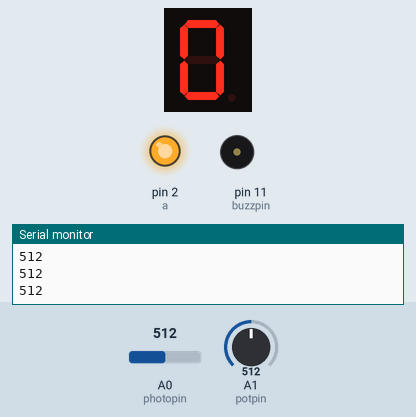
Bench run of a sketch on a simulated Arduino Uno, built with avr-gcc and run on an emulated ATmega328P. On the bench: 1-digit seven-segment display, output pins drawn as LEDs (lit = HIGH), buzzer (waves = sounding), the last lines printed to the serial monitor. Wiring (inferred from the names in the program): 1-digit 7-segment display, segments lit when HIGH: segments pin 3, pin 4, pin 5, pin 6, pin 7, pin 8, pin 9. The inputs (shaded band) are chosen by the test bench; at power-on: A0 (photopin) = 512, A1 (potpin) = 512. The segment pins are drawn as the display they are named for; pins used as bus, display or sensor lines are not drawn.

Above: at 1.4 s.
1.5 s: A0 (photopin) set to 580
At 2.3 s:
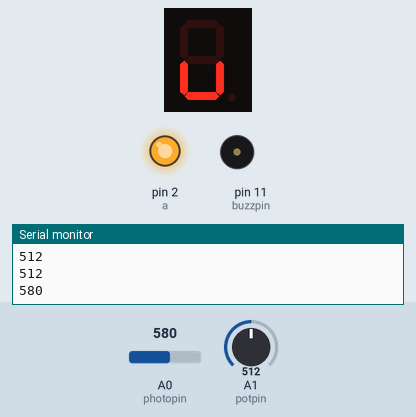
4.0 s: A0 (photopin) set to 560
At 4.7 s:
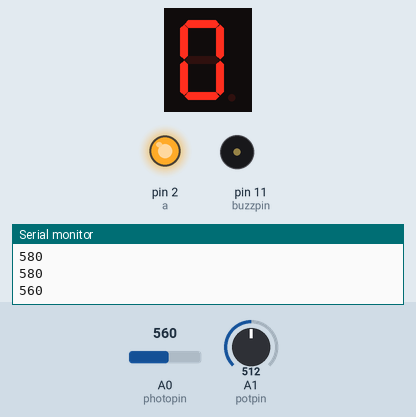
7.3 s: A0 (photopin) set to 525
8.8 s: A0 (photopin) set to 498
At 9.6 s:
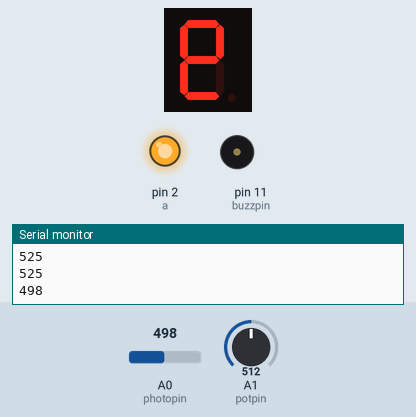
11.4 s: A0 (photopin) set to 440
At 12.1 s:
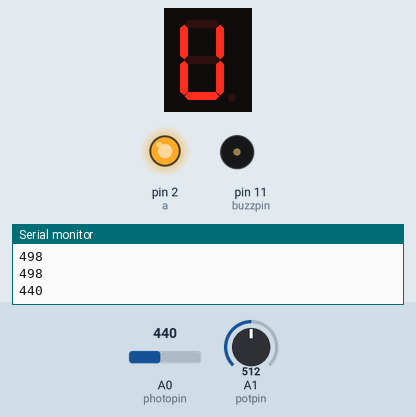
13.8 s: A0 (photopin) set to 320
At 14.5 s:
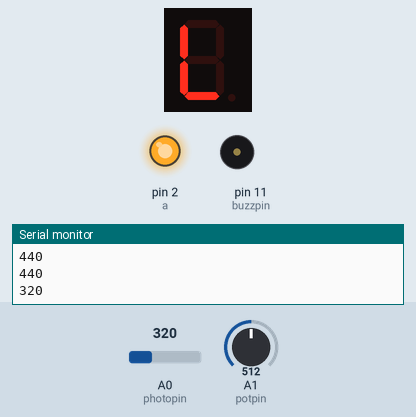
Timing chart, 0 to 17.2 s (numbered marks = the images above; inputs shaded):
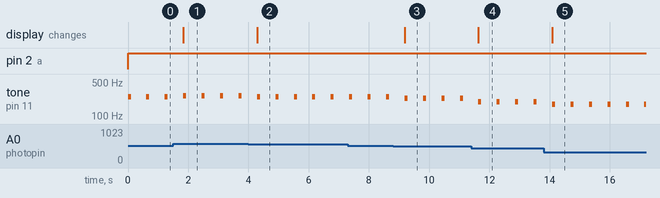

Measured:
- the behaviour switches between 570 and 569 on A0 (photopin) (found by bisection; images 1 and 2)
- the behaviour switches between 510 and 509 on A0 (photopin) (found by bisection; images 2 and 3)
- after the input at 1.5 s, the display: changes after 0.34 s (image 1)
- after the input at 4.0 s, the display: changes after 0.29 s (image 2)
- after the input at 8.8 s, the display: changes after 0.39 s (image 3)
- after the input at 11.4 s, the display: changes after 0.24 s (image 4)
- after the input at 13.8 s, the display: changes after 0.29 s (image 5)
- by itself, tone on pin 11 (buzzpin): alternates 175 Hz for 0.10 s and silent for 0.51 s

The sketch:

lighttheramin.ino
```cpp
#include <Tone.h>

int photopin=0;// initialize analog pin 0, connected with photovaristor
int buzzpin=11;// initialize digital pin 11, output regulating the brightness of LED
int potpin=1;
//set IO pin for each light segment
int a=2;
int b=3;
int c=4;
int d=5;
int e=6;
int f=7;
int g=8;
int h=9;

int val=0;// initialize variable va
int potval;
int note;
int scale[] = {
                NOTE_C3,
                NOTE_DS3,
                NOTE_F3,
                NOTE_FS3,
                NOTE_G3,
                NOTE_AS3,
                NOTE_B3,
                NOTE_C4,
                };
char letter;
Tone tone1;

void note_A(){
  digitalWrite(a, HIGH);
  digitalWrite(b, HIGH);
  digitalWrite(c, HIGH);
  digitalWrite(d, LOW);
  digitalWrite(e, HIGH);
  digitalWrite(f, HIGH);
  digitalWrite(g, HIGH);
  digitalWrite(h, LOW);
}
void note_AS(){
  digitalWrite(a, HIGH);
  digitalWrite(b, HIGH);
  digitalWrite(c, HIGH);
  digitalWrite(d, LOW);
  digitalWrite(e, HIGH);
  digitalWrite(f, HIGH);
  digitalWrite(g, HIGH);
  digitalWrite(h, HIGH);
}

void note_B(){
  digitalWrite(a, HIGH);
  digitalWrite(b, HIGH);
  digitalWrite(c, HIGH);
  digitalWrite(d, HIGH);
  digitalWrite(e, HIGH);
  digitalWrite(f, HIGH);
  digitalWrite(g, HIGH);
  digitalWrite(h, LOW);
}

void note_C(){
  digitalWrite(a, HIGH);
  digitalWrite(b, LOW);
  digitalWrite(c, LOW);
  digitalWrite(d, HIGH);
  digitalWrite(e, HIGH);
  digitalWrite(f, HIGH);
  digitalWrite(g, LOW);
  digitalWrite(h, LOW);
}

void note_CS(){
  digitalWrite(a, HIGH);
  digitalWrite(b, HIGH);
  digitalWrite(c, HIGH);
  digitalWrite(d, LOW);
  digitalWrite(e, HIGH);
  digitalWrite(f, HIGH);
  digitalWrite(g, HIGH);
  digitalWrite(h, HIGH);
}

void note_D(){
  digitalWrite(a, HIGH);
  digitalWrite(b, HIGH);
  digitalWrite(c, HIGH);
  digitalWrite(d, HIGH);
  digitalWrite(e, HIGH);
  digitalWrite(f, HIGH);
  digitalWrite(g, LOW);
  digitalWrite(h, LOW);
}

void note_DS(){
  digitalWrite(a, HIGH);
  digitalWrite(b, HIGH);
  digitalWrite(c, HIGH);
  digitalWrite(d, HIGH);
  digitalWrite(e, HIGH);
  digitalWrite(f, HIGH);
  digitalWrite(g, LOW);
  digitalWrite(h, HIGH);
}

void note_E(){
  digitalWrite(a, HIGH);
  digitalWrite(b, LOW);
  digitalWrite(c, LOW);
  digitalWrite(d, HIGH);
  digitalWrite(e, HIGH);
  digitalWrite(f, HIGH);
  digitalWrite(g, HIGH);
  digitalWrite(h, LOW);
}

void note_F(){
  digitalWrite(a, HIGH);
  digitalWrite(b, LOW);
  digitalWrite(c, LOW);
  digitalWrite(d, LOW);
  digitalWrite(e, HIGH);
  digitalWrite(f, HIGH);
  digitalWrite(g, HIGH);
  digitalWrite(h, LOW);
}

void note_FS(){
  digitalWrite(a, HIGH);
  digitalWrite(b, LOW);
  digitalWrite(c, LOW);
  digitalWrite(d, LOW);
  digitalWrite(e, HIGH);
  digitalWrite(f, HIGH);
  digitalWrite(g, HIGH);
  digitalWrite(h, HIGH);
}

void note_G(){
  digitalWrite(a, HIGH);
  digitalWrite(b, LOW);
  digitalWrite(c, HIGH);
  digitalWrite(d, HIGH);
  digitalWrite(e, HIGH);
  digitalWrite(f, HIGH);
  digitalWrite(g, HIGH);
  digitalWrite(h, LOW);
}

void note_GS(){
  digitalWrite(a, HIGH);
  digitalWrite(b, LOW);
  digitalWrite(c, HIGH);
  digitalWrite(d, HIGH);
  digitalWrite(e, HIGH);
  digitalWrite(f, HIGH);
  digitalWrite(g, HIGH);
  digitalWrite(h, HIGH);
}


void setup()
{
  pinMode(buzzpin,OUTPUT);// set digital pin 11 as “output”
  Serial.begin(9600);// set baud rate at “9600”
  tone1.begin(11);
  for (int i = 2; i<10;i++){
   pinMode(i, OUTPUT);
  }
}
void loop()
{
  //test
  /*
  digitalWrite(a, HIGH);
  delay(1000);
  digitalWrite(a,LOW);
  digitalWrite(b, HIGH);
  delay(1000);
  digitalWrite(b,LOW);
  digitalWrite(c, HIGH);
  delay(1000);
  digitalWrite(c,LOW);
  digitalWrite(d, HIGH);
  delay(1000);
  digitalWrite(d,LOW);
  digitalWrite(e, HIGH);
  delay(1000);
  digitalWrite(e,LOW);
  digitalWrite(f, HIGH);
  delay(1000);
  digitalWrite(f,LOW);
  digitalWrite(g, HIGH);
  delay(1000);
  digitalWrite(g,LOW);
  digitalWrite(h, HIGH);
  delay(1000);
  digitalWrite(h,LOW);

  */
val=analogRead(photopin);// read the analog value of the sensor and assign it to val
potval=analogRead(potpin);
// display the value of val
      if ((val>=0) && (val<100))  {                   // Discretization of the pot intervals - in order to assign the note
        note = scale[0];
        letter = "c";
        note_C();
      }
      if ((val>=150) && (val<210)) {
        note = scale[0];
        letter = "c";
        note_C();
      }
      if ((val>=210) && (val<270)) {
        note = scale[1];
        letter = "ds";
        note_DS();
      }
      if ((val>=270) && (val<330)) {
        note = scale[2];
        letter = "f";
        note_F();
      }
      if ((val>=330) && (val<390)) {
        note = scale[3];
        letter = "fs";
        note_FS();
      }
      if ((val>=390) && (val<450)) {
        note = scale[4];
        letter = "g";
        note_G();
      }
      if ((val>=450) && (val<510)) {
        note = scale[5];
        letter = "as";
        note_AS();
      }
      if ((val>=510) && (val<570)) {
        note = scale[6];
        letter = "b";
        note_B();
      }
      if (val>=570) {
        note = scale[7];
        letter = "c";
        note_C();
      }

Serial.println(val);
tone1.play(note);// turn on the LED and set up brightness（maximum output value 255）
delay(100);// wait for 0.01*/
tone1.stop();
delay(potval);
}
```
